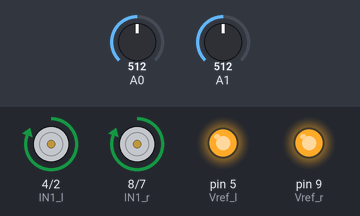
Bench run of a sketch on a simulated Arduino Uno, built with avr-gcc and run on an emulated ATmega328P. On the bench: motor-driver pin pairs drawn as motors (green arrow = first pin HIGH = forward, orange = second pin HIGH = backward, longer = more drive), output pins drawn as LEDs (lit = HIGH). The test bench sets the inputs (shaded band); at power-on: A1 = 512, A0 = 512.

Above: at 1.2 s.
1.3 s: A1 set to 585
2.8 s: A1 set to 612
At 3.8 s:
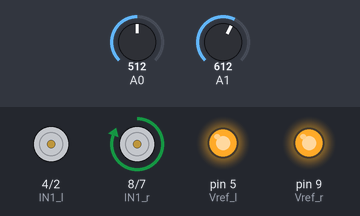
4.3 s: A1 set to 539
At 5.0 s:
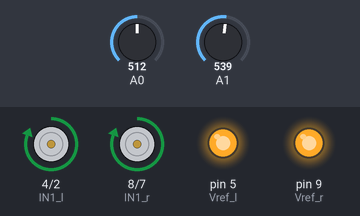
5.8 s: A0 set to 742
7.3 s: A0 set to 762
At 8.4 s:
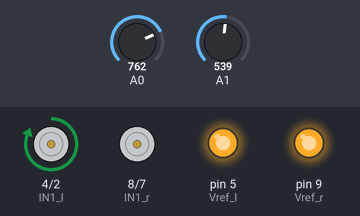
8.8 s: A0 set to 716
At 9.6 s:
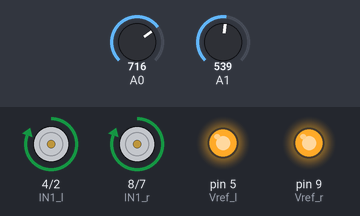
Timing chart, 0 to 11.3 s (numbered marks = the images above; inputs shaded):
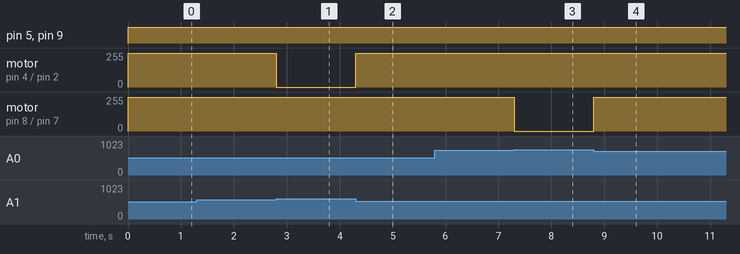

The sketch:

linetracer_4.ino
```cpp
#define IN1_r 8
#define IN2_r 7
#define Vref_r 9

#define Vref_l 5
#define IN1_l 4
#define IN2_l 2
#define rmax 828
#define rmin 676
#define lmax 646
#define lmin 549


void setup() {
  // put your setup code here, to run once:
  pinMode(IN1_r,OUTPUT);
  pinMode(IN2_r,OUTPUT);
  pinMode(IN1_l,OUTPUT);
  pinMode(IN2_l,OUTPUT);

  Serial.begin(9600);
  //pinMode();

}

void loop() {
  // put your main code here, to run repeatedly:

  //1:HIGH,2:LOW=前進

  int light_r = analogRead(A0);
  int light_l = analogRead(A1);

  int gray_r = (rmax+rmin)/2;
  int gray_l = (lmax+lmin)/2;
  //grayなどセンサー値は高い方が黒い


  //motor speed set
  analogWrite(Vref_r,255);
  analogWrite(Vref_l,255);


  if(light_r < gray_r &&light_l < gray_l){
    digitalWrite(IN1_r,HIGH);
    digitalWrite(IN2_r,LOW);
    digitalWrite(IN1_l,HIGH);
    digitalWrite(IN2_l,LOW);
  }

  else if(light_r < gray_r &&light_l > gray_l){
    digitalWrite(IN1_r,HIGH);
    digitalWrite(IN2_r,LOW);
    digitalWrite(IN1_l,LOW);
    digitalWrite(IN2_l,LOW);
  }

  else if(light_r > gray_r &&light_l < gray_l){
    digitalWrite(IN1_r,LOW);
    digitalWrite(IN2_r,LOW);
    digitalWrite(IN1_l,HIGH);
    digitalWrite(IN2_l,LOW);
  }

  else{
    digitalWrite(IN1_r,HIGH);
    digitalWrite(IN2_r,LOW);
    digitalWrite(IN1_l,HIGH);
    digitalWrite(IN2_l,LOW);

  }


}
```

Measured:
- the behaviour switches between 597 and 598 on A1 (found by bisection; images 0 and 1)
- the behaviour switches between 752 and 753 on A0 (found by bisection; images 2 and 3)
- after the input at 1.3 s, every drawn part: stays the same
- after the input at 2.8 s, motor on pin 4 (IN1_l) / pin 2 (IN2_l): forward 255/255 → stopped at once
- after the input at 4.3 s, motor on pin 4 (IN1_l) / pin 2 (IN2_l): stopped → forward 255/255 at once
- after the input at 5.8 s, every drawn part: stays the same
- after the input at 7.3 s, motor on pin 8 (IN1_r) / pin 7 (IN2_r): forward 255/255 → stopped at once
- after the input at 8.8 s, motor on pin 8 (IN1_r) / pin 7 (IN2_r): stopped → forward 255/255 at once
